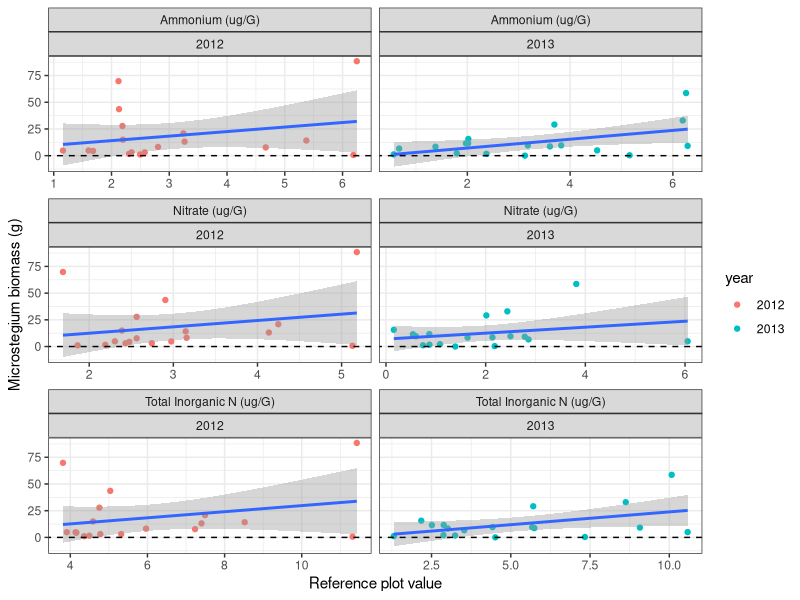
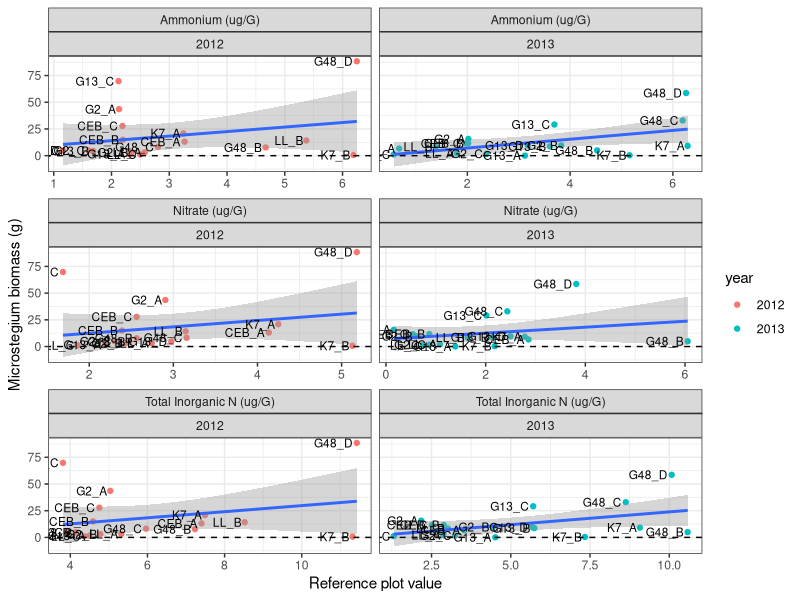
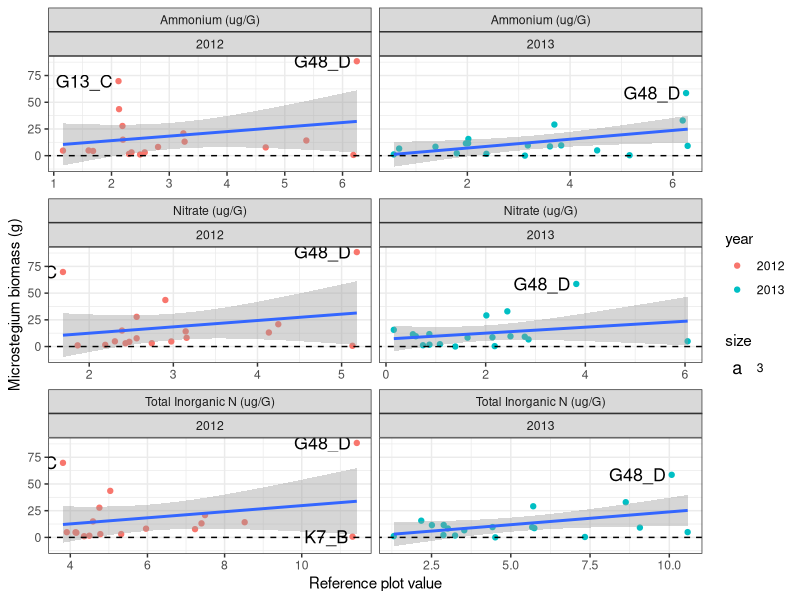

Source code (R) for these figures, in order:
#question1.R
#files needed: tab-delim files in 'e8DataPackage_080314_clean' folder
#question1: How does invader biomass vary across resource availability?

library(ggplot2); theme_set(theme_bw())
library(dplyr)
library(reshape2)
library(doBy)
#########################################################
#load data

#soil data (sd)
sd<-read.table("e8DataPackage_080314_clean/e8_plothalfSoilData_clean.txt",header=TRUE,sep="\t")
sd_dic<-read.table("e8DataPackage_080314_clean/e8_plothalfSoilData_dictionary_clean.txt",header=TRUE,sep="\t")

#veg data (vd)
vd<-read.table("e8DataPackage_080314_clean/e8_plothalfVegData_clean.txt",header=TRUE,sep="\t")
vd_dic<-read.table("e8DataPackage_080314_clean/e8_plothalfVegData_dictionary_clean.txt",header=TRUE,sep="\t")


#########################################################
#Make dataframe to plot: invader biomass vs native subplot resource availability

#pull out just the invaded rows of data
vdt1<-filter(vd,inv == "I")
#make a df with just 2012 and 2013 data
vdt2<-filter(vdt1,year != "2011")
dim(vdt2)

#pull out just the native rows of data
sdt1<-filter(sd,inv == "N") 
#make a df for the top depth
sdt2<-filter(sdt1,depth == "T") 
dim(sdt2)

#merge the veg and soil dfs by plotid
test<-cbind(sdt2[,'plotid'],vdt2[,'plotid'])
test #are plotid rows aligned? yes.
colnames(sdt2); colnames(vdt2)

sv<-cbind(sdt2[,c(1,3:16)], yrplotname=sdt2[,18], vdt2[,7:11], total=vdt2[,16])

#########################################################
#Invader biomass vs native subplot resource availability... color points by year

#reshape
colnames(sv)
sv1<-sv[,c(15,1,7,8,9,17)]
head(sv1)
sv2<-melt(sv1, measure.var=c('nhi','noi','toti'))
sv2$year<-as.factor(sv2$year)

#rename variables
sv2s <- sv2
levels(sv2s$variable)[levels(sv2s$variable)=="nhi"] <- "Ammonium (ug/G)"
levels(sv2s$variable)[levels(sv2s$variable)=="noi"] <- "Nitrate (ug/G)"
levels(sv2s$variable)[levels(sv2s$variable)=="toti"] <- "Total Inorganic N (ug/G)"
levels(sv2s$variable)[levels(sv2s$variable)=="nitrifd"] <- "Nitrification (ug/G*d)"
levels(sv2s$variable)[levels(sv2s$variable)=="minzd"] <- "Mineralization (ug/G*d)"
levels(sv2s$variable)[levels(sv2s$variable)=="soilmoi"] <- "Soil Moisture (%)"

p1<-ggplot(sv2s,aes(sv2s, x=value, y = mv)) + 
  geom_point(aes(color=year)) +
  facet_wrap(~variable+year, scales='free_x', ncol=2) +
  xlab("Reference plot value") + ylab("Microstegium biomass (g)") +
  geom_smooth(method='lm',se=T) +
  geom_abline(intercept=0, slope=0, lty=2, color=1)
p1

#outliers?
p1 + geom_text(aes(label=plotname),
               hjust=1.1, size=3)
p1 + geom_text(aes(label=ifelse((value>4*IQR(value)|mv>4*IQR(mv)),as.character(plotname)," "), 
                    hjust=1.1, size=3))


##########################
#linear model
sv12<-sv1[sv1$year=='2012',]
sv13<-sv1[sv1$year=='2013',]

#Fxns to use within loop
GetPvals<-function(fit){
  store<-numeric(0)
  pvalx<-summary(fit)$coefficients[2,4]
  r2<-summary(fit)$r.squared
  row<-c(pvalx, r2)
  store<-rbind(store,row)
  colnames(store)<-c('pvalx','r2')  
  return(store)
}
GetCoefs<-function(fit){
  store<-numeric(0)
  int<-summary(fit)$coefficients[1,1]
  coefx<-summary(fit)$coefficients[2,1]
  row<-c(int, coefx)
  store<-rbind(store,row)
  colnames(store)<-c('int', 'coefx')
  return(store)
}

colnames(sv12)
stcol<-3
endcol<-5
#Fxn to calc pvals and coefs
AnotherFxn<-function(data, stcol, endcol){
  xvars<-colnames(data)[stcol:endcol]
  store<-numeric(0)
  i<-0
  for (i in 1:length(xvars)){
    x<-data[,i+stcol-1]
    y<-data[,'mv']
    df<-data.frame(x,y)
    fit<-lm(y ~ x, df)
    pvals<-GetPvals(fit)
    coefs<-GetCoefs(fit)
    row<-c(pvals,coefs)
    store<-rbind(store,row)
  }
  return(store)
} #need to check this.

#Do it!
result12<-AnotherFxn(sv12, stcol,endcol)
colnames(result12)<-c('pvalx','r2','int', 'coefx')
result12

result13<-AnotherFxn(sv13, stcol, endcol)
colnames(result13)<-c('pvalx','r2','int', 'coefx')
result13

#Make a nice table
varnum<-endcol-stcol+1
year<-c(rep('2012',varnum),rep('2013',varnum))
tmp<-c("Ammonium (ug/G)","Nitrate (ug/G)","Total Inorganic N (ug/G)")
xvar<-rep(tmp,2)
tmp1<-rbind(result12,result13)
tmp2<-data.frame(xvar,year,tmp1)
tmp2
tmp3<-orderBy(~xvar,tmp2)
tmp3[,3:5]<-round(tmp3[,3:5], digits=2)
tab<-tmp3
tab
